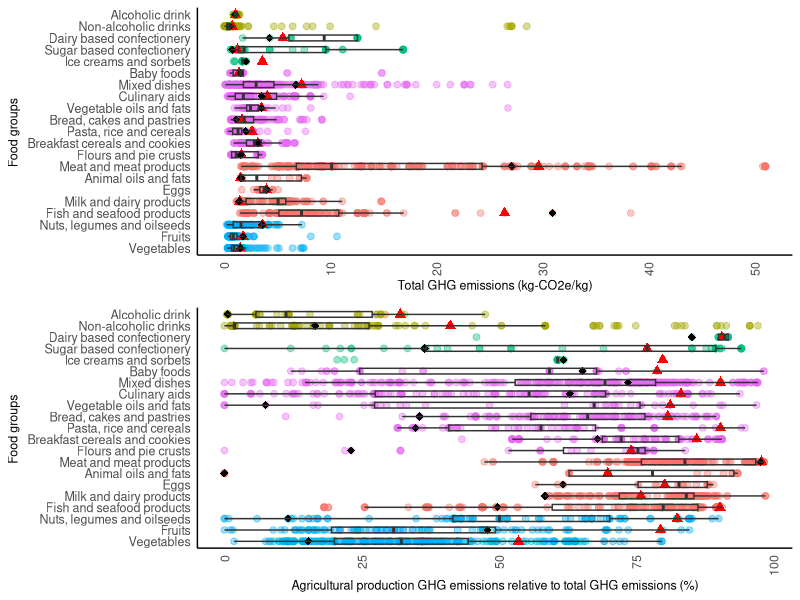

Recreate this plot in R.
#This code will create a vilion graph for Agribalyse data 

#1.0. Clear the environment
rm(list=ls())

#2.0. Set WD
getwd()

#3.0. Load the libraries
library(readxl)
library(dplyr)
library(ggplot2)
library(cowplot)

#4.0. Loading the database 
Agribalyse = read_xlsx ("Agribalyse_3.1_steps_modified.xlsx")
Foodnames  = read_xlsx ("Selected food names.xlsx")

#5.0 Calculating the farm contribution 
Agribalyse$FGClimatechange = (Agribalyse$`Climate change Agriculture`/Agribalyse$`Climate change Total`)*100
Farmcontribution = data.frame(Agribalyse$`LCI Name`, Agribalyse$`Food Category`, Agribalyse$FGClimatechange ,Agribalyse$`Colour group`, Agribalyse$`Climate change Total`)
Level_order = c('Vegetables','Fruits','Nuts, legumes and oilseeds', 'Fish and seafood products','Milk and dairy products','Eggs','Animal oils and fats','Meat and meat products','Flours and pie crusts','Breakfast cereals and cookies','Pasta, rice and cereals','Bread, cakes and pastries','Vegetable oils and fats','Culinary aids','Mixed dishes','Baby foods','Ice creams and sorbets','Sugar based confectionery','Dairy based confectionery','Non-alcoholic drinks','Alcoholic drink')

#5.1. Calculating filtered data 
Filter_high = Farmcontribution$Agribalyse..LCI.Name. %in% c(Foodnames$High)
Filter_low = Farmcontribution$Agribalyse..LCI.Name. %in% c(Foodnames$Low)

#6.0. Plotting the graph - Total 
#6.1. plotting grid
A = 
  ggplot(Farmcontribution, aes(x = factor(Agribalyse..Food.Category.,levels = Level_order))) +
  
#6.2. Add the points
  geom_point(aes(y = Agribalyse..Climate.change.Total., color = Agribalyse..Colour.group.),size = 2.0, alpha = 0.4) + 
  geom_point (data = Farmcontribution[Filter_high,],
              aes(x = Agribalyse..Food.Category.,y = Agribalyse..Climate.change.Total.), 
              color = "red", 
              size = 2.5, 
              shape = 17)+
  geom_point (data = Farmcontribution[Filter_low,],
              aes(x = Agribalyse..Food.Category.,y = Agribalyse..Climate.change.Total.), 
              color = "black", 
              size = 2.5, 
              shape = 18)+
  
#6.3. Add box plot
  geom_boxplot(aes(y = Agribalyse..Climate.change.Total.),width = 0.5, fill = "white", outlier.color = "black", alpha = 0)+
  
#6.4. Changing the themes
  coord_flip()+ 
  theme(axis.text.x = element_text(angle = 90, vjust = 0.5, hjust=1, size = 11))+
  labs(x = "Food groups ", y = "Total GHG emissions (kg-CO2e/kg)", color = "")+ 
  theme(panel.background = element_blank())+ 
  theme(axis.line = element_line(color='black'))+ 
  theme(legend.position = "none") +
  theme(axis.text.x = element_text(size = 9))+
  theme(axis.text.y = element_text(size = 9)) + 
  theme(axis.title.y = element_text(size = 9))+
  theme(axis.title.x = element_text(size = 9))+ 
  theme(axis.ticks = element_blank()) + 
  theme(strip.text = element_text(size = 7.5), strip.background = element_blank(),strip.placement = "bottom")


#7.0. Ploting the graph - % contribution
#7.1. plotting the data frame
B = 
ggplot(Farmcontribution, aes(x = factor(Agribalyse..Food.Category.,levels = Level_order))) +
  
#7.2. Add the points
geom_point(aes(y = Agribalyse.FGClimatechange, color = Agribalyse..Colour.group.),size = 2.0, alpha = 0.4) + 
  geom_point (data = Farmcontribution[Filter_high,],
              aes(x = Agribalyse..Food.Category.,y = Agribalyse.FGClimatechange ), 
              color = "red", 
              size = 2.5, 
              shape = 17)+
    geom_point (data = Farmcontribution[Filter_low,],
              aes(x = Agribalyse..Food.Category.,y = Agribalyse.FGClimatechange), 
              color = "black", 
              size = 2.5, 
              shape = 18)+
  
#7.3. Add box plot
geom_boxplot(aes(y = Agribalyse.FGClimatechange),width = 0.5, fill = "white", outlier.color = "black", alpha = 0)+
  
#7.4. Changing the themes
coord_flip()+ 
theme(axis.text.x = element_text(angle = 90, vjust = 0.5, hjust=1, size = 11))+
labs(x = "Food groups ", y = "Agricultural production GHG emissions relative to total GHG emissions (%)", color = "")+ 
theme(panel.background = element_blank())+ 
theme(axis.line = element_line(color='black'))+ 
theme(legend.position = "none") +
theme(axis.text.x = element_text(size = 9))+
theme(axis.text.y = element_text(size = 9)) + 
theme(axis.title.y = element_text(size = 9))+
theme(axis.title.x = element_text(size = 9))+
theme(axis.ticks = element_blank()) +
theme(strip.text = element_text(size = 7.5), strip.background = element_blank(),strip.placement = "bottom")

#8.0 Arranging the plots in the grid 
plot_grid(A,B, ncol = 1, nrow = 2)






